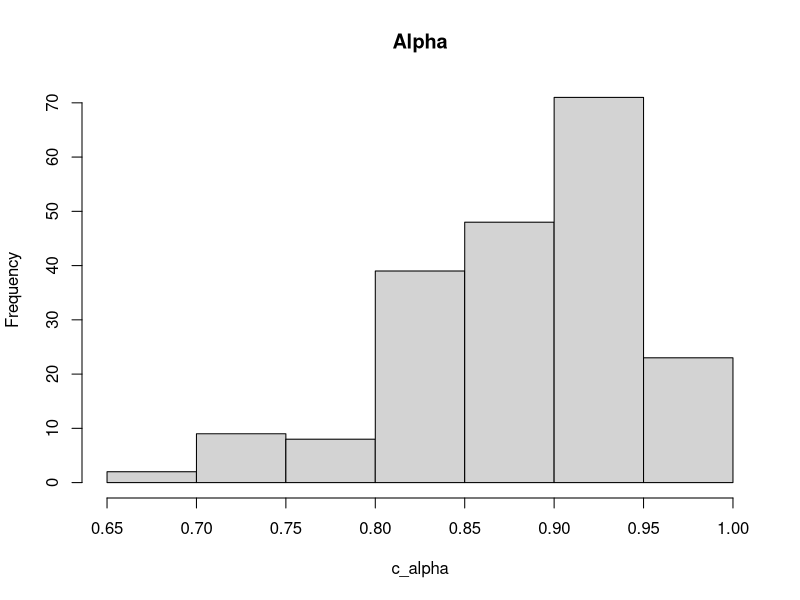
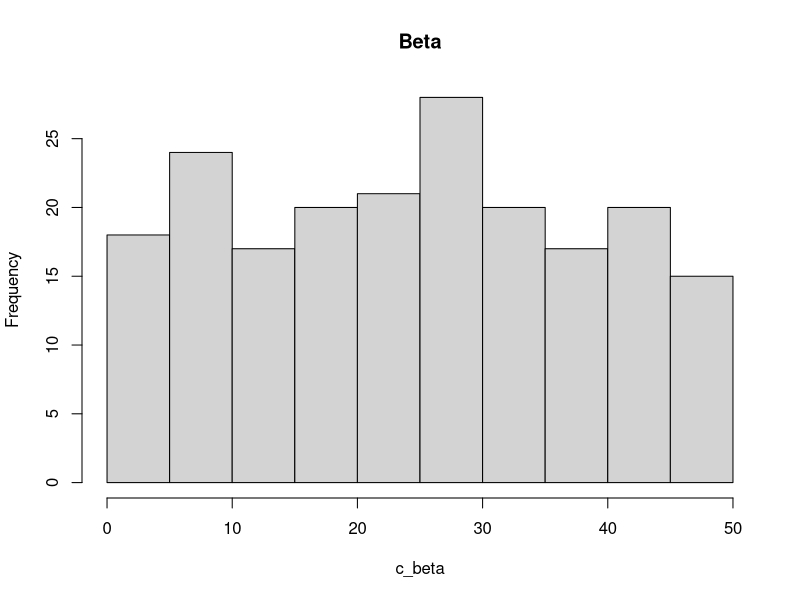

The R source for these figures, in order: (Note: this script raises an error after producing the figures.)


# Distributions of parameters

# Alpha
c_alpha <- rbeta(200, 22, 3)
hist(c_alpha, main = "Alpha")

# Beta
c_beta <- runif(200, 0, 50)
hist(c_beta, main = "Beta")

# Lambda
c_lambda <- rtruncnorm(200, a = 0, b = Inf, mean = 1.955, sd = 0.14)
hist(c_lambda, main = "Lambda")

# Kappa 1
c_kappa_1 <- runif(200, 0.1, 1)
hist(c_kappa_1, main = "Kappa 1")

# Kappa 2
c_kappa_2 <- runif(200, 0.2, 1)
hist(c_kappa_2, main = "Kappa 2")

# Theta
c_theta <- runif(200, 0.5, 1)
hist(c_theta, main = "Theta")

# Unc
c_unc <- runif(200, 2, 5)
hist(c_unc, main = "Uncertainty")


